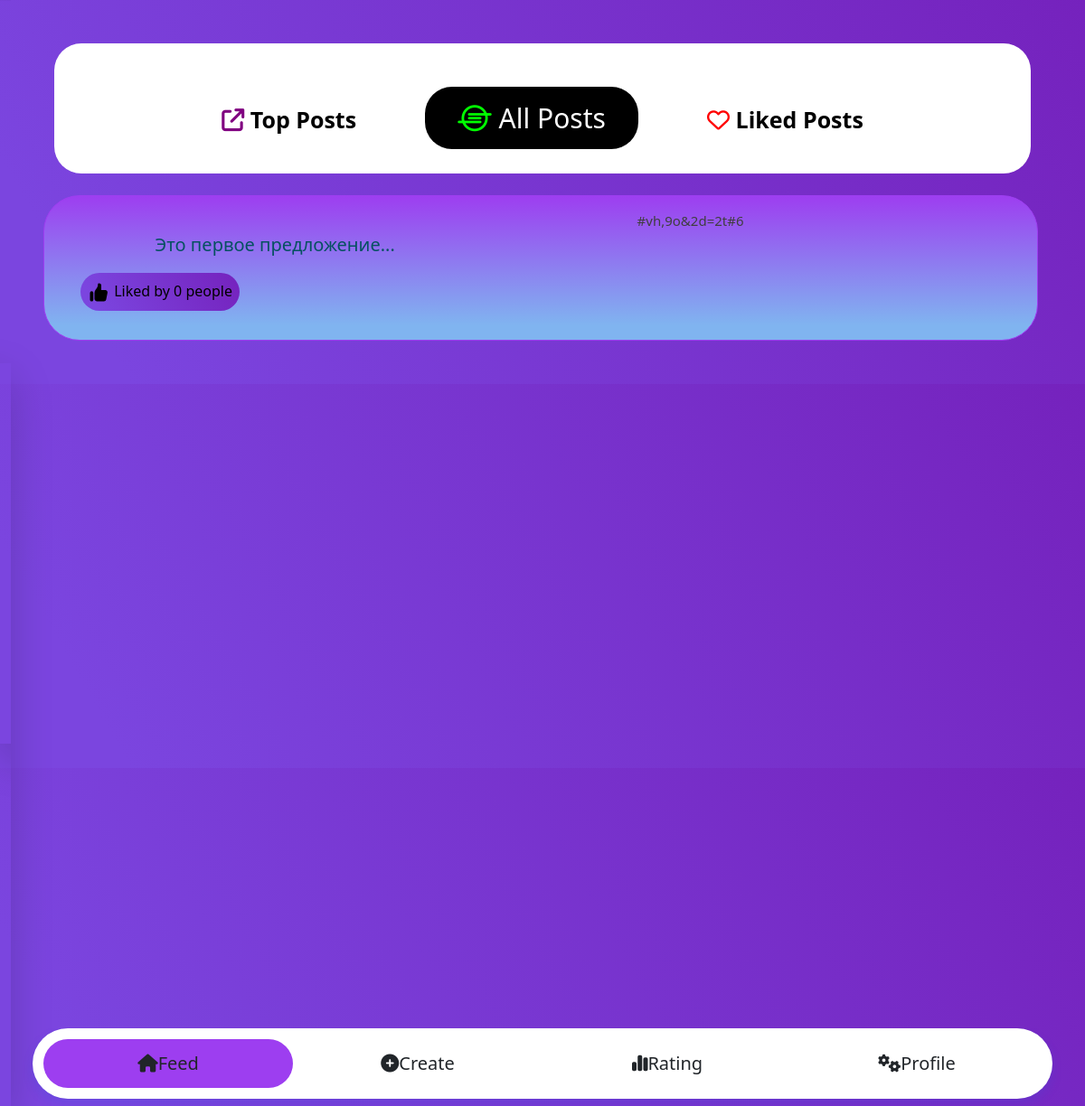
The app's page / (signed in) with its own data.
### blog/models.py (models this page shows, shortened)
class Post(models.Model):
    class Meta:
        verbose_name = 'Post'
        verbose_name_plural = 'Posts'
    author = models.ForeignKey(User,
        on_delete=models.CASCADE,
    )
    image = models.ImageField(upload_to='post_images')
    content = RichTextField('', blank=True, null=True,
                    max_length=5000,
            )
    date_created = models.DateTimeField(default=datetime.now)
    date_updated = models.DateTimeField(auto_now=True)
    amount_of_likes = models.IntegerField(default=0)
    slug = models.SlugField(max_length=50, unique=True, blank = True)

### blog/views.py (the view)
# urls.py: path('', views.feed, name='posts_feed'),
@login_required(login_url='sign_in')
def feed(request, page=0):
    if request.method == "GET":
        context = {
            "page": page+1,
            "end_page": True if (Post.objects.all().count() >= (page+1)*5) else False,
            "user": request.user,
            "student": request.user.student.first,
            "all_posts": Post.objects.all().order_by('-date_created')[5*page:5*(page+1)],
        }
        return render(request, 'blog/posts_feed.html', context=context)

### blog/templatetags/blog_tags.py (called while the page is built)
@register.simple_tag
def was_liked(user, id):
    try:
        PostLike.objects.get(user=user, obj_id=id)
        return True
    except PostLike.DoesNotExist:
        return False

### blog/templates/blog/posts_feed.html (shortened to what this page needs)
{% extends "blog/base.html" %}
{% block content_blog %}
    <div>
        <div class="form-logging text-center">
            <a href="{% url 'top_posts' %}" class="none-a text-center category-post">
                <div id="top">
                    <i class="wave-icon fa-solid fa-arrow-up-right-from-square"></i> Top Posts
                </div>
            </a>
            <a href="{% url 'posts_feed' %}" class="none-a text-center category-post">
                <div id="feed">
                    <i class="fa-brands fa-ioxhost success-icon"></i> All Posts
                </div>
            </a>
            <a href="{% url 'like_posts' %}" class="none-a text-center category-post">
                <div id="like">
                    <i class="fa-regular fa-heart danger-icon"></i> Liked Posts
                </div>
            </a>
        </div>
    </div>
    {% if all_posts|length > 0 %}
        {% for post in all_posts %}
            {% include "blog/post_model.html" with post=post %}
        {% endfor %}
    {% else %}
        <h5 class="warning-message"><i class="wave-icon fa-solid fa-circle-dot"></i> К сожалению, больше постов нет...</h5>
    {% endif %}
{% endblock %}

### blog/templates/blog/post_model.html (shortened to what this page needs)
{% load blog_tags %}
<div class="post alert alert-info col-11">
    <div class="box col-12 slug-content">
        <p>#{{post.slug}}</p>
    </div>
    <div class="content">
        <p>{{post.content}}</p>
    </div>
    <div class="py-3 px-4 space-y-3 box">
        {% was_liked user post.id as liked %}
        <div id="{{ post.id }}{{ category }}"
        data-type="post"
        data-id="{{ post.id }}"
        data-action="like"
        data-category="{{ category }}"
        class="flex space-x-4 lg:font-bold data-likes text-center {% if liked %} was_liked {% endif%} col-lg-2 col-md-4 col-sm-6">
            <a href="">
                <div class="p-2 rounded-full text-black " >
                    <p>Liked by </p>
                    <p data-count="like">{{post.amount_of_likes}}</p>
                    <p>people</p>
                </div>
             </a>
        </div>
    </div>
</div>

### blog/static/blog/css/style.css (style rules this page uses)
body { background-image: linear-gradient(60deg, rgb(123, 69, 223) 10%, #7522bd 100%); overflow-x: hidden; }
a { text-decoration: none; }
.none-a { color: black; }
.content { text-align: start; margin-left: 10%; margin-right: 10%; font-size: 20px; font-weight: 500; }
.slug-content { margin-left: 60%; color: #3f3f3f; font-size: 15px; font-weight: 400; }
p { display: inline; }
.post { margin: 2% 4%; border-radius: 40px; border: 1px solid #9d3ef0; background: #9d3ef0; background-image: linear-gradient(0deg, rgb(128, 180, 240) 10%, #9d3ef0 100%); word-break: keep-all; overflow: hidden; text-overflow: ellipsis; }
.box { white-space: nowrap; }
.box div { display:inline-block; word-break: keep-all; }
.danger-icon { color: red; }
.wave-icon { color: purple; }
.success-icon { color: rgb(0, 255, 0); }
:root { --primary-color: #9d3ef0; --primary-color: #e6eef9; --secondary-color: #e6eef9; --secondary-color:#9d3ef0; }
*, *:after, *:before { box-sizing: border-box; }
.data-likes { min-width: fit-content; border-radius: 50px; margin-right: 1vw; background-image: linear-gradient(60deg, rgb(123, 69, 223) 10%, #7522bd 100%); }
.form-logging { border-radius: 30px; padding: 2vw 3vw; margin: 2vw 0 2vw 5vw; background-color: white; width: 90vw; }
.category-post { font-size: 25px; font-weight: 600; margin: 2vw 3vw; min-width: fit-content; display: inline-block; }
.chosen-catagory { transition: transform 1s; min-height: fit-content; min-width: fit-content; font-size: 30px; color: white; background-color: #000000; border-radius: 30px; font-weight: 500; padding: 1vw 3vw; }
.category-post { height: 30px; transition: all .5s ease; }

### records on screen
Post: slug "vh,9o&2d=2t#6", content "Это первое предложение...", amount_of_likes "0"
